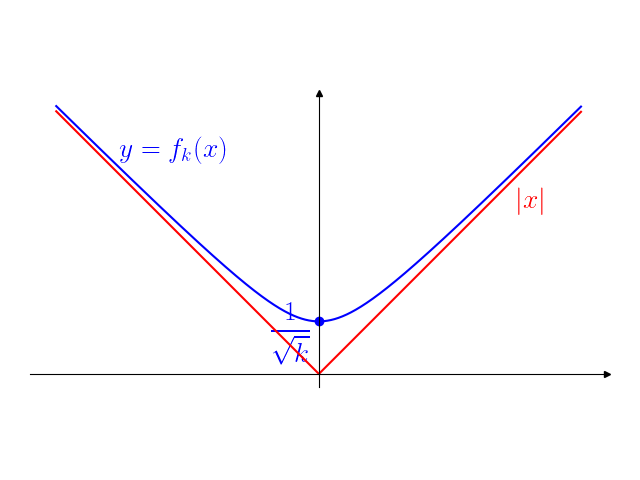

The script that drew this image:
from matplotlib import pyplot
import matplotlib.pyplot as plt
import numpy as np 
import time

def Dtime(start):
    print("--- %s seconds ---" % (time.time() - start))

def plt_parameters():
    plt.rcParams['text.usetex'] = True #using latex
    params = {'font.size': 20, 'text.latex.preamble' : r"""
    \usepackage{amsmath} 
    \usepackage{amssymb}
    \usepackage{mathtools}
              
    \everymath{\displaystyle}
    """}
    #font size
    pyplot.rcParams.update(params)

def axis_limits(ax1, xmin, xmax, ymin, ymax):
    # Set identical scales for both axes
    ax1.set(xlim=(xmin, xmax), ylim=(ymin, ymax), aspect=1)

def set_position(ax1):
    # Set bottom and left spines as x and y axes of coordinate system
    ax1.spines['bottom'].set_position('zero')
    ax1.spines['left'].set_position('zero')

def remove_axes(ax1, *args):
    # Remove top and right spines
    if "n" in args or "N" in args: 
        ax1.spines['top'].set_visible(False)
    if "e" in args or "E" in args: 
        ax1.spines['right'].set_visible(False)
    if "s" in args or "S" in args: 
        ax1.spines['bottom'].set_visible(False)
    if "w" in args or "W" in args: 
        ax1.spines['left'].set_visible(False)

def x_y_axis_labels(ax1, args):
    # Create 'x' and 'y' labels placed at the end of the axes
    if "n" in args or "N" in args: 
        ax1.set_ylabel('$y$', labelpad=-21, y=1.02, rotation=0)
    if "e" in args or "E" in args: 
        ax1.set_xlabel('$x$', labelpad=-24, x=1.03)
    if "s" in args or "S" in args: 
        pass
    if "w" in args or "W" in args: 
        pass
    
def axis_arrows(ax1, c, args):
    # Draw arrows
    arrow_fmt = dict(markersize=4, color=c, clip_on=False)
    if "n" in args or "N" in args: 
        ax1.plot((0), (1), marker='^', transform=ax1.get_xaxis_transform(), **arrow_fmt)
    if "e" in args or "E" in args: 
        ax1.plot((1), (0), marker='>', transform=ax1.get_yaxis_transform(), **arrow_fmt)
    if "s" in args or "S" in args: 
        pass
    if "w" in args or "W" in args: 
        pass

def axis_label(ax1, xtic, xlab, ytic, ylab):
    ax1.set_xticks(xtic)
    ax1.set_xticklabels(xlab)
    ax1.set_yticks(ytic)
    ax1.set_yticklabels(ylab)

def x_label_color(ax1, color):
    ax1.tick_params(axis='x', colors=color)

def y_label_color(ax1, color):
    ax1.tick_params(axis='y', colors=color)

def fun(x):
    return np.sqrt(x**2 + 1)

def plot_curves(ax1): 
    x = np.arange(-5, 5, .01)

    ax1.plot(x, fun(x), color="b")
    ax1.plot(x, abs(x), color="r")

def plot_segments(ax1):
    pass

def plot_points(ax1):
    plt.scatter([0], [1], color="b", marker="o")
    pass

def text(ax1, coor, text, c):
    #Add text
    ax1.text(coor[0], coor[1], text, color=c)


def save_file():
    file_name = str(__file__)[0:-1] + "ng"
    plt.savefig(file_name)


if __name__ == "__main__":
    # k = 1
    START = time.time()
    plt_parameters()
    FIG, AX = plt.subplots()
    AX.set(aspect=1)
    set_position(AX)
    remove_axes(AX, "n", "e")
    axis_arrows(AX, "k", ["n", "e"])
    axis_label(AX, 
               xtic=[], xlab=[],
               ytic=[1], ylab=[r"$\frac{1}{\sqrt{k}}$"])
    y_label_color(AX, "b")
    #plot_segments(AX)
    plot_curves(AX)
    plot_points(AX)
    text(AX, coor=[-4 + .2, fun(-4)], text=r"$y=f_k(x)$", c="b")
    text(AX, coor=[4 - .2, fun(3)], text=r"$|x|$", c="r")
    plt.tight_layout()
    save_file()
    Dtime(START)
    plt.show()
